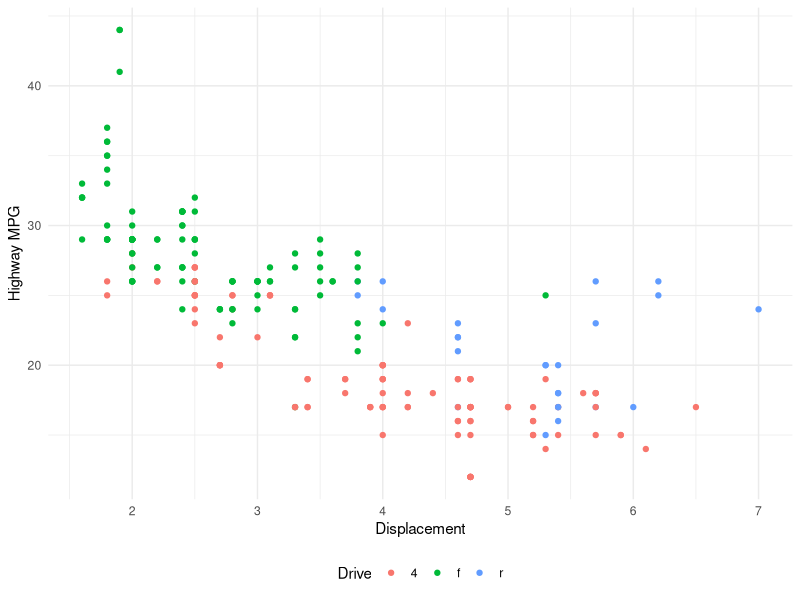
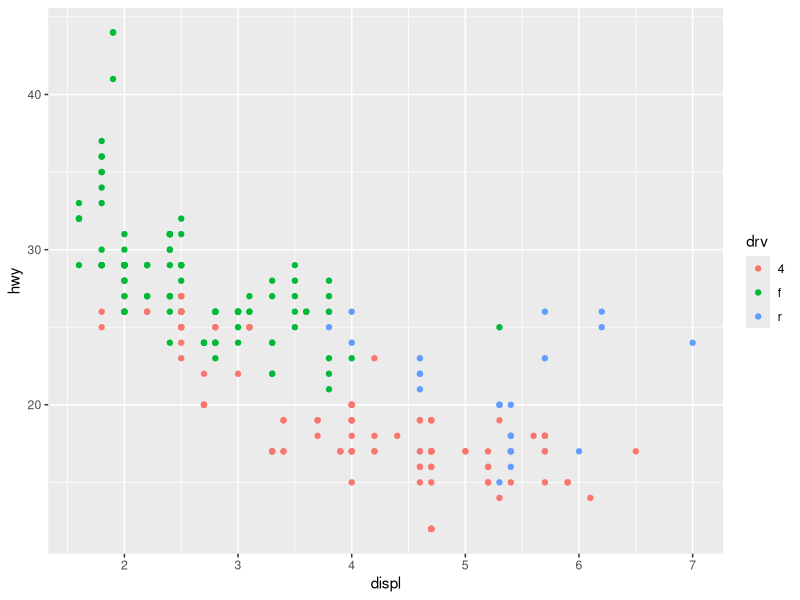
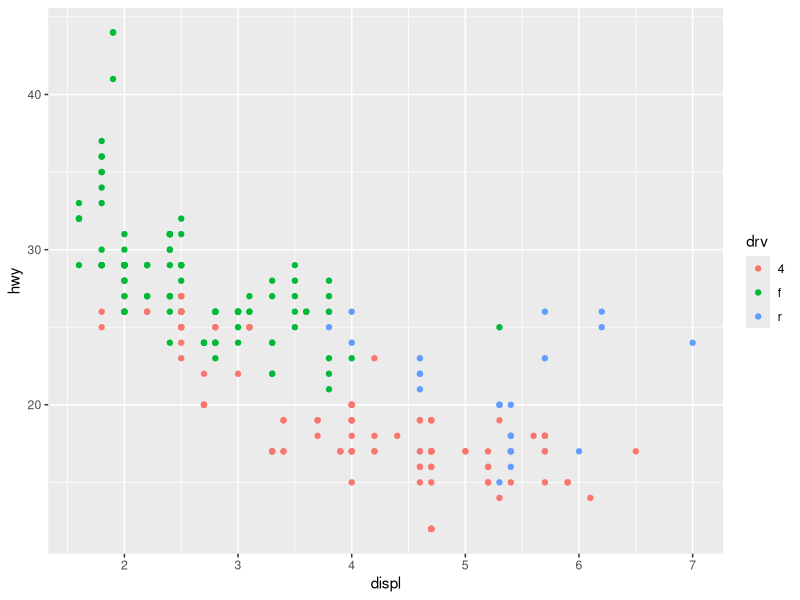
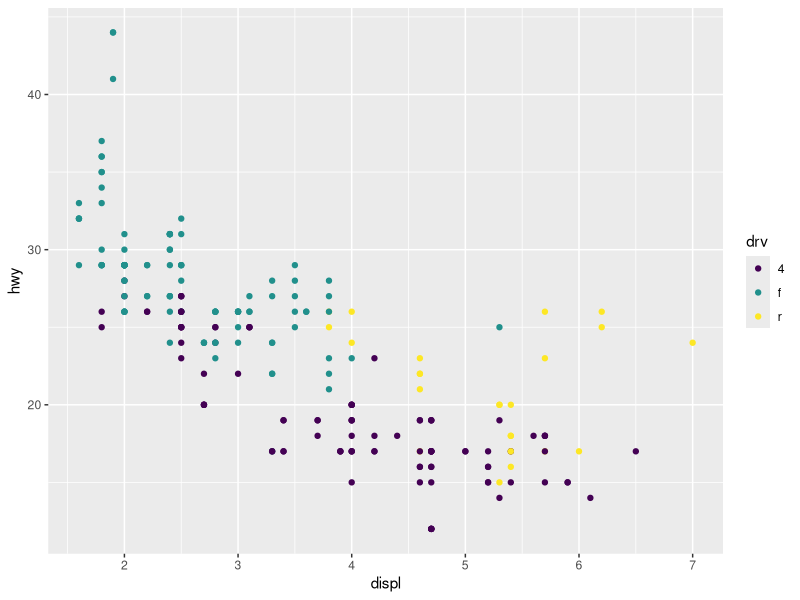
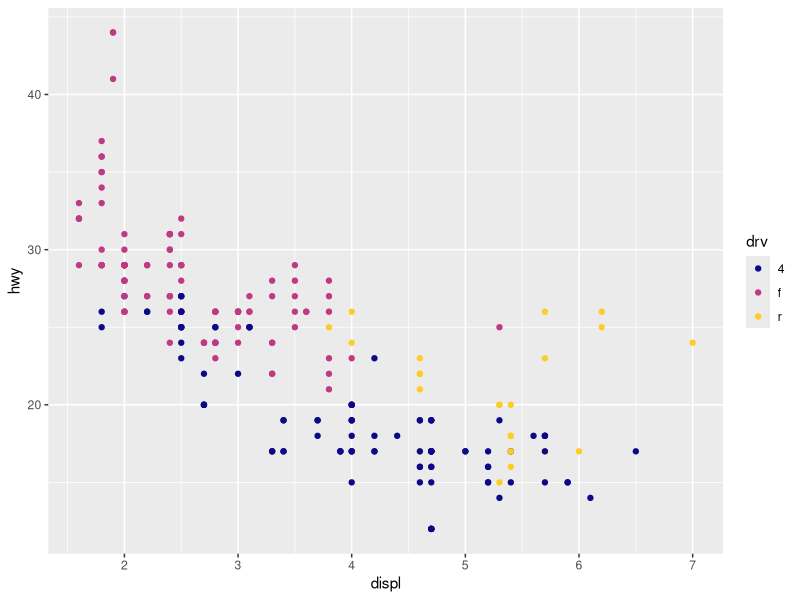
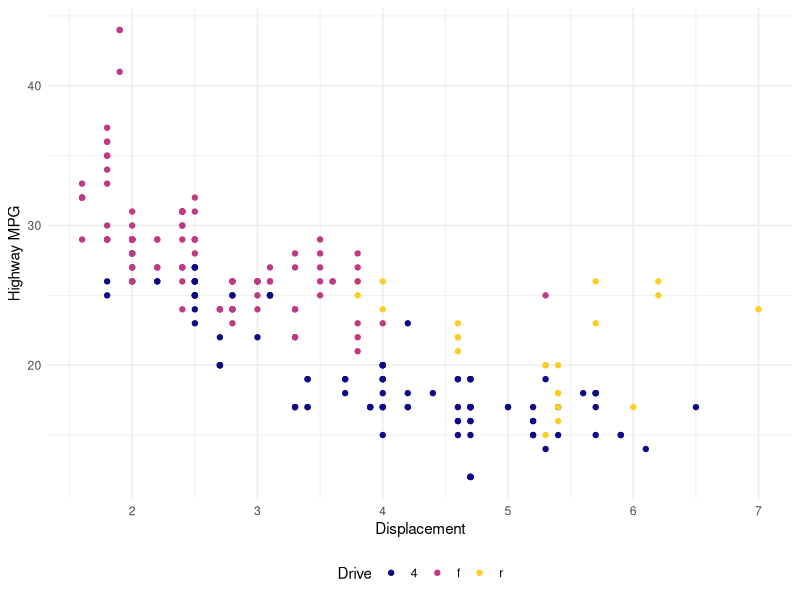

Generate these figures, in order, with R:
## ---- chunk 1
knitr::opts_chunk$set(
  fig.width = 6, 
  fig.height = 6 * 0.618, 
  fig.align = "center", 
  out.width = "90%",
  collapse = TRUE
)
## ---- chunk 2
library(tidyverse)

ggplot(data = mpg, mapping = aes(x = displ, y = hwy, color = drv)) +
  geom_point() +
  labs(x = "Displacement",
       y = "Highway MPG",
       color = "Drive") +
  scale_fill_viridis_d(option = "plasma", end = 0.9) +
  theme_minimal() +
  theme(legend.position = "bottom")
## ---- chunk 3
ggplot(data = mpg, mapping = aes(x = displ, y = hwy, color = drv)) +
  geom_point()
## ---- chunk 4
ggplot(data = mpg, mapping = aes(x = displ, y = hwy, color = drv)) +
  geom_point() +
  scale_fill_viridis_d()
## ---- chunk 5
ggplot(data = mpg, mapping = aes(x = displ, y = hwy, color = drv)) +
  geom_point() +
  scale_color_viridis_d()
## ---- chunk 6
ggplot(data = mpg, mapping = aes(x = displ, y = hwy, color = drv)) +
  geom_point() +
  scale_color_viridis_d(option = "plasma", end = 0.9)
## ---- chunk 7
ggplot(data = mpg, mapping = aes(x = displ, y = hwy, color = drv)) +
  geom_point() +
  labs(x = "Displacement",
       y = "Highway MPG",
       color = "Drive") +
  scale_color_viridis_d(option = "plasma", end = 0.9) +
  theme_minimal() +
  theme(legend.position = "bottom")
